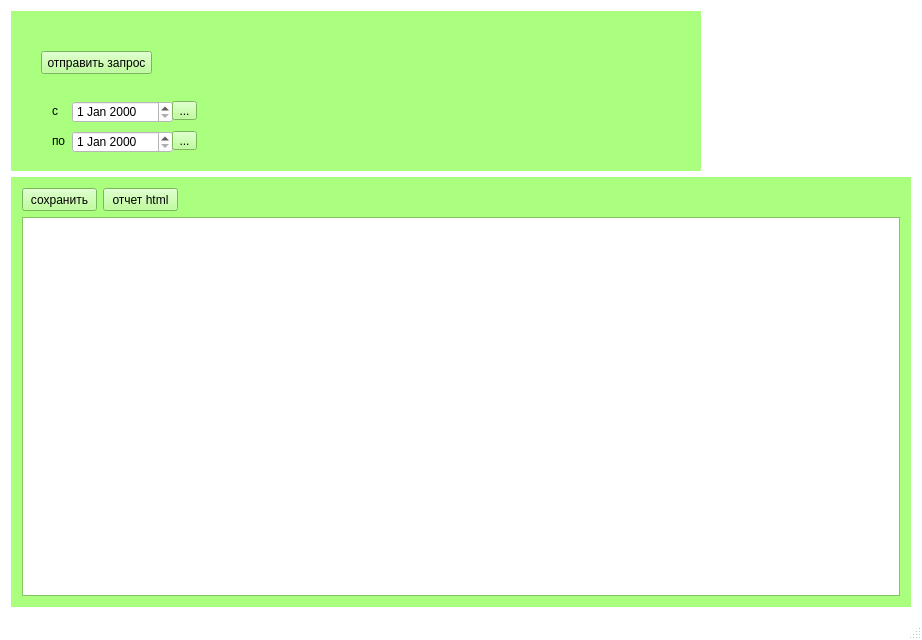
<?xml version="1.0" encoding="UTF-8"?>
<ui version="4.0">
 <class>MainWindow</class>
 <widget class="QMainWindow" name="MainWindow">
  <property name="geometry">
   <rect>
    <x>0</x>
    <y>0</y>
    <width>922</width>
    <height>640</height>
   </rect>
  </property>
  <property name="palette">
   <palette>
    <active>
     <colorrole role="WindowText">
      <brush brushstyle="SolidPattern">
       <color alpha="255">
        <red>0</red>
        <green>0</green>
        <blue>0</blue>
       </color>
      </brush>
     </colorrole>
     <colorrole role="Button">
      <brush brushstyle="SolidPattern">
       <color alpha="255">
        <red>255</red>
        <green>255</green>
        <blue>255</blue>
       </color>
      </brush>
     </colorrole>
     <colorrole role="Light">
      <brush brushstyle="SolidPattern">
       <color alpha="255">
        <red>255</red>
        <green>255</green>
        <blue>255</blue>
       </color>
      </brush>
     </colorrole>
     <colorrole role="Midlight">
      <brush brushstyle="SolidPattern">
       <color alpha="255">
        <red>255</red>
        <green>255</green>
        <blue>255</blue>
       </color>
      </brush>
     </colorrole>
     <colorrole role="Dark">
      <brush brushstyle="SolidPattern">
       <color alpha="255">
        <red>127</red>
        <green>127</green>
        <blue>127</blue>
       </color>
      </brush>
     </colorrole>
     <colorrole role="Mid">
      <brush brushstyle="SolidPattern">
       <color alpha="255">
        <red>170</red>
        <green>170</green>
        <blue>170</blue>
       </color>
      </brush>
     </colorrole>
     <colorrole role="Text">
      <brush brushstyle="SolidPattern">
       <color alpha="255">
        <red>0</red>
        <green>0</green>
        <blue>0</blue>
       </color>
      </brush>
     </colorrole>
     <colorrole role="BrightText">
      <brush brushstyle="SolidPattern">
       <color alpha="255">
        <red>255</red>
        <green>255</green>
        <blue>255</blue>
       </color>
      </brush>
     </colorrole>
     <colorrole role="ButtonText">
      <brush brushstyle="SolidPattern">
       <color alpha="255">
        <red>0</red>
        <green>0</green>
        <blue>0</blue>
       </color>
      </brush>
     </colorrole>
     <colorrole role="Base">
      <brush brushstyle="SolidPattern">
       <color alpha="255">
        <red>255</red>
        <green>255</green>
        <blue>255</blue>
       </color>
      </brush>
     </colorrole>
     <colorrole role="Window">
      <brush brushstyle="SolidPattern">
       <color alpha="255">
        <red>255</red>
        <green>255</green>
        <blue>255</blue>
       </color>
      </brush>
     </colorrole>
     <colorrole role="Shadow">
      <brush brushstyle="SolidPattern">
       <color alpha="255">
        <red>0</red>
        <green>0</green>
        <blue>0</blue>
       </color>
      </brush>
     </colorrole>
     <colorrole role="AlternateBase">
      <brush brushstyle="SolidPattern">
       <color alpha="255">
        <red>255</red>
        <green>255</green>
        <blue>255</blue>
       </color>
      </brush>
     </colorrole>
     <colorrole role="ToolTipBase">
      <brush brushstyle="SolidPattern">
       <color alpha="255">
        <red>255</red>
        <green>255</green>
        <blue>220</blue>
       </color>
      </brush>
     </colorrole>
     <colorrole role="ToolTipText">
      <brush brushstyle="SolidPattern">
       <color alpha="255">
        <red>0</red>
        <green>0</green>
        <blue>0</blue>
       </color>
      </brush>
     </colorrole>
    </active>
    <inactive>
     <colorrole role="WindowText">
      <brush brushstyle="SolidPattern">
       <color alpha="255">
        <red>0</red>
        <green>0</green>
        <blue>0</blue>
       </color>
      </brush>
     </colorrole>
     <colorrole role="Button">
      <brush brushstyle="SolidPattern">
       <color alpha="255">
        <red>255</red>
        <green>255</green>
        <blue>255</blue>
       </color>
      </brush>
     </colorrole>
     <colorrole role="Light">
      <brush brushstyle="SolidPattern">
       <color alpha="255">
        <red>255</red>
        <green>255</green>
        <blue>255</blue>
       </color>
      </brush>
     </colorrole>
     <colorrole role="Midlight">
      <brush brushstyle="SolidPattern">
       <color alpha="255">
        <red>255</red>
        <green>255</green>
        <blue>255</blue>
       </color>
      </brush>
     </colorrole>
     <colorrole role="Dark">
      <brush brushstyle="SolidPattern">
       <color alpha="255">
        <red>127</red>
        <green>127</green>
        <blue>127</blue>
       </color>
      </brush>
     </colorrole>
     <colorrole role="Mid">
      <brush brushstyle="SolidPattern">
       <color alpha="255">
        <red>170</red>
        <green>170</green>
        <blue>170</blue>
       </color>
      </brush>
     </colorrole>
     <colorrole role="Text">
      <brush brushstyle="SolidPattern">
       <color alpha="255">
        <red>0</red>
        <green>0</green>
        <blue>0</blue>
       </color>
      </brush>
     </colorrole>
     <colorrole role="BrightText">
      <brush brushstyle="SolidPattern">
       <color alpha="255">
        <red>255</red>
        <green>255</green>
        <blue>255</blue>
       </color>
      </brush>
     </colorrole>
     <colorrole role="ButtonText">
      <brush brushstyle="SolidPattern">
       <color alpha="255">
        <red>0</red>
        <green>0</green>
        <blue>0</blue>
       </color>
      </brush>
     </colorrole>
     <colorrole role="Base">
      <brush brushstyle="SolidPattern">
       <color alpha="255">
        <red>255</red>
        <green>255</green>
        <blue>255</blue>
       </color>
      </brush>
     </colorrole>
     <colorrole role="Window">
      <brush brushstyle="SolidPattern">
       <color alpha="255">
        <red>255</red>
        <green>255</green>
        <blue>255</blue>
       </color>
      </brush>
     </colorrole>
     <colorrole role="Shadow">
      <brush brushstyle="SolidPattern">
       <color alpha="255">
        <red>0</red>
        <green>0</green>
        <blue>0</blue>
       </color>
      </brush>
     </colorrole>
     <colorrole role="AlternateBase">
      <brush brushstyle="SolidPattern">
       <color alpha="255">
        <red>255</red>
        <green>255</green>
        <blue>255</blue>
       </color>
      </brush>
     </colorrole>
     <colorrole role="ToolTipBase">
      <brush brushstyle="SolidPattern">
       <color alpha="255">
        <red>255</red>
        <green>255</green>
        <blue>220</blue>
       </color>
      </brush>
     </colorrole>
     <colorrole role="ToolTipText">
      <brush brushstyle="SolidPattern">
       <color alpha="255">
        <red>0</red>
        <green>0</green>
        <blue>0</blue>
       </color>
      </brush>
     </colorrole>
    </inactive>
    <disabled>
     <colorrole role="WindowText">
      <brush brushstyle="SolidPattern">
       <color alpha="255">
        <red>127</red>
        <green>127</green>
        <blue>127</blue>
       </color>
      </brush>
     </colorrole>
     <colorrole role="Button">
      <brush brushstyle="SolidPattern">
       <color alpha="255">
        <red>255</red>
        <green>255</green>
        <blue>255</blue>
       </color>
      </brush>
     </colorrole>
     <colorrole role="Light">
      <brush brushstyle="SolidPattern">
       <color alpha="255">
        <red>255</red>
        <green>255</green>
        <blue>255</blue>
       </color>
      </brush>
     </colorrole>
     <colorrole role="Midlight">
      <brush brushstyle="SolidPattern">
       <color alpha="255">
        <red>255</red>
        <green>255</green>
        <blue>255</blue>
       </color>
      </brush>
     </colorrole>
     <colorrole role="Dark">
      <brush brushstyle="SolidPattern">
       <color alpha="255">
        <red>127</red>
        <green>127</green>
        <blue>127</blue>
       </color>
      </brush>
     </colorrole>
     <colorrole role="Mid">
      <brush brushstyle="SolidPattern">
       <color alpha="255">
        <red>170</red>
        <green>170</green>
        <blue>170</blue>
       </color>
      </brush>
     </colorrole>
     <colorrole role="Text">
      <brush brushstyle="SolidPattern">
       <color alpha="255">
        <red>127</red>
        <green>127</green>
        <blue>127</blue>
       </color>
      </brush>
     </colorrole>
     <colorrole role="BrightText">
      <brush brushstyle="SolidPattern">
       <color alpha="255">
        <red>255</red>
        <green>255</green>
        <blue>255</blue>
       </color>
      </brush>
     </colorrole>
     <colorrole role="ButtonText">
      <brush brushstyle="SolidPattern">
       <color alpha="255">
        <red>127</red>
        <green>127</green>
        <blue>127</blue>
       </color>
      </brush>
     </colorrole>
     <colorrole role="Base">
      <brush brushstyle="SolidPattern">
       <color alpha="255">
        <red>255</red>
        <green>255</green>
        <blue>255</blue>
       </color>
      </brush>
     </colorrole>
     <colorrole role="Window">
      <brush brushstyle="SolidPattern">
       <color alpha="255">
        <red>255</red>
        <green>255</green>
        <blue>255</blue>
       </color>
      </brush>
     </colorrole>
     <colorrole role="Shadow">
      <brush brushstyle="SolidPattern">
       <color alpha="255">
        <red>0</red>
        <green>0</green>
        <blue>0</blue>
       </color>
      </brush>
     </colorrole>
     <colorrole role="AlternateBase">
      <brush brushstyle="SolidPattern">
       <color alpha="255">
        <red>255</red>
        <green>255</green>
        <blue>255</blue>
       </color>
      </brush>
     </colorrole>
     <colorrole role="ToolTipBase">
      <brush brushstyle="SolidPattern">
       <color alpha="255">
        <red>255</red>
        <green>255</green>
        <blue>220</blue>
       </color>
      </brush>
     </colorrole>
     <colorrole role="ToolTipText">
      <brush brushstyle="SolidPattern">
       <color alpha="255">
        <red>0</red>
        <green>0</green>
        <blue>0</blue>
       </color>
      </brush>
     </colorrole>
    </disabled>
   </palette>
  </property>
  <property name="windowTitle">
   <string>MainWindow</string>
  </property>
  <widget class="QWidget" name="centralWidget">
   <layout class="QGridLayout" name="gridLayout">
    <item row="0" column="0">
     <widget class="QWidget" name="widget" native="true">
      <property name="minimumSize">
       <size>
        <width>690</width>
        <height>160</height>
       </size>
      </property>
      <property name="maximumSize">
       <size>
        <width>690</width>
        <height>160</height>
       </size>
      </property>
      <property name="palette">
       <palette>
        <active>
         <colorrole role="WindowText">
          <brush brushstyle="SolidPattern">
           <color alpha="255">
            <red>0</red>
            <green>0</green>
            <blue>0</blue>
           </color>
          </brush>
         </colorrole>
         <colorrole role="Button">
          <brush brushstyle="SolidPattern">
           <color alpha="255">
            <red>170</red>
            <green>255</green>
            <blue>127</blue>
           </color>
          </brush>
         </colorrole>
         <colorrole role="Light">
          <brush brushstyle="SolidPattern">
           <color alpha="255">
            <red>255</red>
            <green>255</green>
            <blue>255</blue>
           </color>
          </brush>
         </colorrole>
         <colorrole role="Midlight">
          <brush brushstyle="SolidPattern">
           <color alpha="255">
            <red>212</red>
            <green>255</green>
            <blue>191</blue>
           </color>
          </brush>
         </colorrole>
         <colorrole role="Dark">
          <brush brushstyle="SolidPattern">
           <color alpha="255">
            <red>85</red>
            <green>127</green>
            <blue>63</blue>
           </color>
          </brush>
         </colorrole>
         <colorrole role="Mid">
          <brush brushstyle="SolidPattern">
           <color alpha="255">
            <red>113</red>
            <green>170</green>
            <blue>84</blue>
           </color>
          </brush>
         </colorrole>
         <colorrole role="Text">
          <brush brushstyle="SolidPattern">
           <color alpha="255">
            <red>0</red>
            <green>0</green>
            <blue>0</blue>
           </color>
          </brush>
         </colorrole>
         <colorrole role="BrightText">
          <brush brushstyle="SolidPattern">
           <color alpha="255">
            <red>255</red>
            <green>255</green>
            <blue>255</blue>
           </color>
          </brush>
         </colorrole>
         <colorrole role="ButtonText">
          <brush brushstyle="SolidPattern">
           <color alpha="255">
            <red>0</red>
            <green>0</green>
            <blue>0</blue>
           </color>
          </brush>
         </colorrole>
         <colorrole role="Base">
          <brush brushstyle="SolidPattern">
           <color alpha="255">
            <red>255</red>
            <green>255</green>
            <blue>255</blue>
           </color>
          </brush>
         </colorrole>
         <colorrole role="Window">
          <brush brushstyle="SolidPattern">
           <color alpha="255">
            <red>170</red>
            <green>255</green>
            <blue>127</blue>
           </color>
          </brush>
         </colorrole>
         <colorrole role="Shadow">
          <brush brushstyle="SolidPattern">
           <color alpha="255">
            <red>0</red>
            <green>0</green>
            <blue>0</blue>
           </color>
          </brush>
         </colorrole>
         <colorrole role="AlternateBase">
          <brush brushstyle="SolidPattern">
           <color alpha="255">
            <red>212</red>
            <green>255</green>
            <blue>191</blue>
           </color>
          </brush>
         </colorrole>
         <colorrole role="ToolTipBase">
          <brush brushstyle="SolidPattern">
           <color alpha="255">
            <red>255</red>
            <green>255</green>
            <blue>220</blue>
           </color>
          </brush>
         </colorrole>
         <colorrole role="ToolTipText">
          <brush brushstyle="SolidPattern">
           <color alpha="255">
            <red>0</red>
            <green>0</green>
            <blue>0</blue>
           </color>
          </brush>
         </colorrole>
        </active>
        <inactive>
         <colorrole role="WindowText">
          <brush brushstyle="SolidPattern">
           <color alpha="255">
            <red>0</red>
            <green>0</green>
            <blue>0</blue>
           </color>
          </brush>
         </colorrole>
         <colorrole role="Button">
          <brush brushstyle="SolidPattern">
           <color alpha="255">
            <red>170</red>
            <green>255</green>
            <blue>127</blue>
           </color>
          </brush>
         </colorrole>
         <colorrole role="Light">
          <brush brushstyle="SolidPattern">
           <color alpha="255">
            <red>255</red>
            <green>255</green>
            <blue>255</blue>
           </color>
          </brush>
         </colorrole>
         <colorrole role="Midlight">
          <brush brushstyle="SolidPattern">
           <color alpha="255">
            <red>212</red>
            <green>255</green>
            <blue>191</blue>
           </color>
          </brush>
         </colorrole>
         <colorrole role="Dark">
          <brush brushstyle="SolidPattern">
           <color alpha="255">
            <red>85</red>
            <green>127</green>
            <blue>63</blue>
           </color>
          </brush>
         </colorrole>
         <colorrole role="Mid">
          <brush brushstyle="SolidPattern">
           <color alpha="255">
            <red>113</red>
            <green>170</green>
            <blue>84</blue>
           </color>
          </brush>
         </colorrole>
         <colorrole role="Text">
          <brush brushstyle="SolidPattern">
           <color alpha="255">
            <red>0</red>
            <green>0</green>
            <blue>0</blue>
           </color>
          </brush>
         </colorrole>
         <colorrole role="BrightText">
          <brush brushstyle="SolidPattern">
           <color alpha="255">
            <red>255</red>
            <green>255</green>
            <blue>255</blue>
           </color>
          </brush>
         </colorrole>
         <colorrole role="ButtonText">
          <brush brushstyle="SolidPattern">
           <color alpha="255">
            <red>0</red>
            <green>0</green>
            <blue>0</blue>
           </color>
          </brush>
         </colorrole>
         <colorrole role="Base">
          <brush brushstyle="SolidPattern">
           <color alpha="255">
            <red>255</red>
            <green>255</green>
            <blue>255</blue>
           </color>
          </brush>
         </colorrole>
         <colorrole role="Window">
          <brush brushstyle="SolidPattern">
           <color alpha="255">
            <red>170</red>
            <green>255</green>
            <blue>127</blue>
           </color>
          </brush>
         </colorrole>
         <colorrole role="Shadow">
          <brush brushstyle="SolidPattern">
           <color alpha="255">
            <red>0</red>
            <green>0</green>
            <blue>0</blue>
           </color>
          </brush>
         </colorrole>
         <colorrole role="AlternateBase">
          <brush brushstyle="SolidPattern">
           <color alpha="255">
            <red>212</red>
            <green>255</green>
            <blue>191</blue>
           </color>
          </brush>
         </colorrole>
         <colorrole role="ToolTipBase">
          <brush brushstyle="SolidPattern">
           <color alpha="255">
            <red>255</red>
            <green>255</green>
            <blue>220</blue>
           </color>
          </brush>
         </colorrole>
         <colorrole role="ToolTipText">
          <brush brushstyle="SolidPattern">
           <color alpha="255">
            <red>0</red>
            <green>0</green>
            <blue>0</blue>
           </color>
          </brush>
         </colorrole>
        </inactive>
        <disabled>
         <colorrole role="WindowText">
          <brush brushstyle="SolidPattern">
           <color alpha="255">
            <red>85</red>
            <green>127</green>
            <blue>63</blue>
           </color>
          </brush>
         </colorrole>
         <colorrole role="Button">
          <brush brushstyle="SolidPattern">
           <color alpha="255">
            <red>170</red>
            <green>255</green>
            <blue>127</blue>
           </color>
          </brush>
         </colorrole>
         <colorrole role="Light">
          <brush brushstyle="SolidPattern">
           <color alpha="255">
            <red>255</red>
            <green>255</green>
            <blue>255</blue>
           </color>
          </brush>
         </colorrole>
         <colorrole role="Midlight">
          <brush brushstyle="SolidPattern">
           <color alpha="255">
            <red>212</red>
            <green>255</green>
            <blue>191</blue>
           </color>
          </brush>
         </colorrole>
         <colorrole role="Dark">
          <brush brushstyle="SolidPattern">
           <color alpha="255">
            <red>85</red>
            <green>127</green>
            <blue>63</blue>
           </color>
          </brush>
         </colorrole>
         <colorrole role="Mid">
          <brush brushstyle="SolidPattern">
           <color alpha="255">
            <red>113</red>
            <green>170</green>
            <blue>84</blue>
           </color>
          </brush>
         </colorrole>
         <colorrole role="Text">
          <brush brushstyle="SolidPattern">
           <color alpha="255">
            <red>85</red>
            <green>127</green>
            <blue>63</blue>
           </color>
          </brush>
         </colorrole>
         <colorrole role="BrightText">
          <brush brushstyle="SolidPattern">
           <color alpha="255">
            <red>255</red>
            <green>255</green>
            <blue>255</blue>
           </color>
          </brush>
         </colorrole>
         <colorrole role="ButtonText">
          <brush brushstyle="SolidPattern">
           <color alpha="255">
            <red>85</red>
            <green>127</green>
            <blue>63</blue>
           </color>
          </brush>
         </colorrole>
         <colorrole role="Base">
          <brush brushstyle="SolidPattern">
           <color alpha="255">
            <red>170</red>
            <green>255</green>
            <blue>127</blue>
           </color>
          </brush>
         </colorrole>
         <colorrole role="Window">
          <brush brushstyle="SolidPattern">
           <color alpha="255">
            <red>170</red>
            <green>255</green>
            <blue>127</blue>
           </color>
          </brush>
         </colorrole>
         <colorrole role="Shadow">
          <brush brushstyle="SolidPattern">
           <color alpha="255">
            <red>0</red>
            <green>0</green>
            <blue>0</blue>
           </color>
          </brush>
         </colorrole>
         <colorrole role="AlternateBase">
          <brush brushstyle="SolidPattern">
           <color alpha="255">
            <red>170</red>
            <green>255</green>
            <blue>127</blue>
           </color>
          </brush>
         </colorrole>
         <colorrole role="ToolTipBase">
          <brush brushstyle="SolidPattern">
           <color alpha="255">
            <red>255</red>
            <green>255</green>
            <blue>220</blue>
           </color>
          </brush>
         </colorrole>
         <colorrole role="ToolTipText">
          <brush brushstyle="SolidPattern">
           <color alpha="255">
            <red>0</red>
            <green>0</green>
            <blue>0</blue>
           </color>
          </brush>
         </colorrole>
        </disabled>
       </palette>
      </property>
      <property name="autoFillBackground">
       <bool>true</bool>
      </property>
      <property name="styleSheet">
       <string notr="true"/>
      </property>
      <widget class="QPushButton" name="pushButton">
       <property name="geometry">
        <rect>
         <x>30</x>
         <y>40</y>
         <width>111</width>
         <height>23</height>
        </rect>
       </property>
       <property name="autoFillBackground">
        <bool>false</bool>
       </property>
       <property name="text">
        <string>отправить запрос</string>
       </property>
      </widget>
      <widget class="QDateEdit" name="tmBegin">
       <property name="geometry">
        <rect>
         <x>61</x>
         <y>90</y>
         <width>101</width>
         <height>22</height>
        </rect>
       </property>
       <property name="styleSheet">
        <string notr="true">background-color:rgb(255, 255, 255)</string>
       </property>
      </widget>
      <widget class="QDateEdit" name="tmEnd">
       <property name="geometry">
        <rect>
         <x>61</x>
         <y>120</y>
         <width>101</width>
         <height>22</height>
        </rect>
       </property>
       <property name="styleSheet">
        <string notr="true">background-color:rgb(255, 255, 255)</string>
       </property>
      </widget>
      <widget class="QLabel" name="label">
       <property name="geometry">
        <rect>
         <x>41</x>
         <y>90</y>
         <width>20</width>
         <height>20</height>
        </rect>
       </property>
       <property name="text">
        <string>с</string>
       </property>
      </widget>
      <widget class="QLabel" name="label_2">
       <property name="geometry">
        <rect>
         <x>41</x>
         <y>120</y>
         <width>21</width>
         <height>20</height>
        </rect>
       </property>
       <property name="text">
        <string>по</string>
       </property>
      </widget>
      <widget class="QToolButton" name="toolButton">
       <property name="geometry">
        <rect>
         <x>161</x>
         <y>90</y>
         <width>25</width>
         <height>19</height>
        </rect>
       </property>
       <property name="text">
        <string>...</string>
       </property>
      </widget>
      <widget class="QToolButton" name="toolButton_2">
       <property name="geometry">
        <rect>
         <x>161</x>
         <y>120</y>
         <width>25</width>
         <height>19</height>
        </rect>
       </property>
       <property name="text">
        <string>...</string>
       </property>
      </widget>
     </widget>
    </item>
    <item row="0" column="1">
     <widget class="QWidget" name="widget_3" native="true"/>
    </item>
    <item row="1" column="0" colspan="2">
     <widget class="QWidget" name="widget_2" native="true">
      <property name="palette">
       <palette>
        <active>
         <colorrole role="WindowText">
          <brush brushstyle="SolidPattern">
           <color alpha="255">
            <red>0</red>
            <green>0</green>
            <blue>0</blue>
           </color>
          </brush>
         </colorrole>
         <colorrole role="Button">
          <brush brushstyle="SolidPattern">
           <color alpha="255">
            <red>170</red>
            <green>255</green>
            <blue>127</blue>
           </color>
          </brush>
         </colorrole>
         <colorrole role="Light">
          <brush brushstyle="SolidPattern">
           <color alpha="255">
            <red>255</red>
            <green>255</green>
            <blue>255</blue>
           </color>
          </brush>
         </colorrole>
         <colorrole role="Midlight">
          <brush brushstyle="SolidPattern">
           <color alpha="255">
            <red>212</red>
            <green>255</green>
            <blue>191</blue>
           </color>
          </brush>
         </colorrole>
         <colorrole role="Dark">
          <brush brushstyle="SolidPattern">
           <color alpha="255">
            <red>85</red>
            <green>127</green>
            <blue>63</blue>
           </color>
          </brush>
         </colorrole>
         <colorrole role="Mid">
          <brush brushstyle="SolidPattern">
           <color alpha="255">
            <red>113</red>
            <green>170</green>
            <blue>84</blue>
           </color>
          </brush>
         </colorrole>
         <colorrole role="Text">
          <brush brushstyle="SolidPattern">
           <color alpha="255">
            <red>0</red>
            <green>0</green>
            <blue>0</blue>
           </color>
          </brush>
         </colorrole>
         <colorrole role="BrightText">
          <brush brushstyle="SolidPattern">
           <color alpha="255">
            <red>255</red>
            <green>255</green>
            <blue>255</blue>
           </color>
          </brush>
         </colorrole>
         <colorrole role="ButtonText">
          <brush brushstyle="SolidPattern">
           <color alpha="255">
            <red>0</red>
            <green>0</green>
            <blue>0</blue>
           </color>
          </brush>
         </colorrole>
         <colorrole role="Base">
          <brush brushstyle="SolidPattern">
           <color alpha="255">
            <red>255</red>
            <green>255</green>
            <blue>255</blue>
           </color>
          </brush>
         </colorrole>
         <colorrole role="Window">
          <brush brushstyle="SolidPattern">
           <color alpha="255">
            <red>170</red>
            <green>255</green>
            <blue>127</blue>
           </color>
          </brush>
         </colorrole>
         <colorrole role="Shadow">
          <brush brushstyle="SolidPattern">
           <color alpha="255">
            <red>0</red>
            <green>0</green>
            <blue>0</blue>
           </color>
          </brush>
         </colorrole>
         <colorrole role="AlternateBase">
          <brush brushstyle="SolidPattern">
           <color alpha="255">
            <red>212</red>
            <green>255</green>
            <blue>191</blue>
           </color>
          </brush>
         </colorrole>
         <colorrole role="ToolTipBase">
          <brush brushstyle="SolidPattern">
           <color alpha="255">
            <red>255</red>
            <green>255</green>
            <blue>220</blue>
           </color>
          </brush>
         </colorrole>
         <colorrole role="ToolTipText">
          <brush brushstyle="SolidPattern">
           <color alpha="255">
            <red>0</red>
            <green>0</green>
            <blue>0</blue>
           </color>
          </brush>
         </colorrole>
        </active>
        <inactive>
         <colorrole role="WindowText">
          <brush brushstyle="SolidPattern">
           <color alpha="255">
            <red>0</red>
            <green>0</green>
            <blue>0</blue>
           </color>
          </brush>
         </colorrole>
         <colorrole role="Button">
          <brush brushstyle="SolidPattern">
           <color alpha="255">
            <red>170</red>
            <green>255</green>
            <blue>127</blue>
           </color>
          </brush>
         </colorrole>
         <colorrole role="Light">
          <brush brushstyle="SolidPattern">
           <color alpha="255">
            <red>255</red>
            <green>255</green>
            <blue>255</blue>
           </color>
          </brush>
         </colorrole>
         <colorrole role="Midlight">
          <brush brushstyle="SolidPattern">
           <color alpha="255">
            <red>212</red>
            <green>255</green>
            <blue>191</blue>
           </color>
          </brush>
         </colorrole>
         <colorrole role="Dark">
          <brush brushstyle="SolidPattern">
           <color alpha="255">
            <red>85</red>
            <green>127</green>
            <blue>63</blue>
           </color>
          </brush>
         </colorrole>
         <colorrole role="Mid">
          <brush brushstyle="SolidPattern">
           <color alpha="255">
            <red>113</red>
            <green>170</green>
            <blue>84</blue>
           </color>
          </brush>
         </colorrole>
         <colorrole role="Text">
          <brush brushstyle="SolidPattern">
           <color alpha="255">
            <red>0</red>
            <green>0</green>
            <blue>0</blue>
           </color>
          </brush>
         </colorrole>
         <colorrole role="BrightText">
          <brush brushstyle="SolidPattern">
           <color alpha="255">
            <red>255</red>
            <green>255</green>
            <blue>255</blue>
           </color>
          </brush>
         </colorrole>
         <colorrole role="ButtonText">
          <brush brushstyle="SolidPattern">
           <color alpha="255">
            <red>0</red>
            <green>0</green>
            <blue>0</blue>
           </color>
          </brush>
         </colorrole>
         <colorrole role="Base">
          <brush brushstyle="SolidPattern">
           <color alpha="255">
            <red>255</red>
            <green>255</green>
            <blue>255</blue>
           </color>
          </brush>
         </colorrole>
         <colorrole role="Window">
          <brush brushstyle="SolidPattern">
           <color alpha="255">
            <red>170</red>
            <green>255</green>
            <blue>127</blue>
           </color>
          </brush>
         </colorrole>
         <colorrole role="Shadow">
          <brush brushstyle="SolidPattern">
           <color alpha="255">
            <red>0</red>
            <green>0</green>
            <blue>0</blue>
           </color>
          </brush>
         </colorrole>
         <colorrole role="AlternateBase">
          <brush brushstyle="SolidPattern">
           <color alpha="255">
            <red>212</red>
            <green>255</green>
            <blue>191</blue>
           </color>
          </brush>
         </colorrole>
         <colorrole role="ToolTipBase">
          <brush brushstyle="SolidPattern">
           <color alpha="255">
            <red>255</red>
            <green>255</green>
            <blue>220</blue>
           </color>
          </brush>
         </colorrole>
         <colorrole role="ToolTipText">
          <brush brushstyle="SolidPattern">
           <color alpha="255">
            <red>0</red>
            <green>0</green>
            <blue>0</blue>
           </color>
          </brush>
         </colorrole>
        </inactive>
        <disabled>
         <colorrole role="WindowText">
          <brush brushstyle="SolidPattern">
           <color alpha="255">
            <red>85</red>
            <green>127</green>
            <blue>63</blue>
           </color>
          </brush>
         </colorrole>
         <colorrole role="Button">
          <brush brushstyle="SolidPattern">
           <color alpha="255">
            <red>170</red>
            <green>255</green>
            <blue>127</blue>
           </color>
          </brush>
         </colorrole>
         <colorrole role="Light">
          <brush brushstyle="SolidPattern">
           <color alpha="255">
            <red>255</red>
            <green>255</green>
            <blue>255</blue>
           </color>
          </brush>
         </colorrole>
         <colorrole role="Midlight">
          <brush brushstyle="SolidPattern">
           <color alpha="255">
            <red>212</red>
            <green>255</green>
            <blue>191</blue>
           </color>
          </brush>
         </colorrole>
         <colorrole role="Dark">
          <brush brushstyle="SolidPattern">
           <color alpha="255">
            <red>85</red>
            <green>127</green>
            <blue>63</blue>
           </color>
          </brush>
         </colorrole>
         <colorrole role="Mid">
          <brush brushstyle="SolidPattern">
           <color alpha="255">
            <red>113</red>
            <green>170</green>
            <blue>84</blue>
           </color>
          </brush>
         </colorrole>
         <colorrole role="Text">
          <brush brushstyle="SolidPattern">
           <color alpha="255">
            <red>85</red>
            <green>127</green>
            <blue>63</blue>
           </color>
          </brush>
         </colorrole>
         <colorrole role="BrightText">
          <brush brushstyle="SolidPattern">
           <color alpha="255">
            <red>255</red>
            <green>255</green>
            <blue>255</blue>
           </color>
          </brush>
         </colorrole>
         <colorrole role="ButtonText">
          <brush brushstyle="SolidPattern">
           <color alpha="255">
            <red>85</red>
            <green>127</green>
            <blue>63</blue>
           </color>
          </brush>
         </colorrole>
         <colorrole role="Base">
          <brush brushstyle="SolidPattern">
           <color alpha="255">
            <red>170</red>
            <green>255</green>
            <blue>127</blue>
           </color>
          </brush>
         </colorrole>
         <colorrole role="Window">
          <brush brushstyle="SolidPattern">
           <color alpha="255">
            <red>170</red>
            <green>255</green>
            <blue>127</blue>
           </color>
          </brush>
         </colorrole>
         <colorrole role="Shadow">
          <brush brushstyle="SolidPattern">
           <color alpha="255">
            <red>0</red>
            <green>0</green>
            <blue>0</blue>
           </color>
          </brush>
         </colorrole>
         <colorrole role="AlternateBase">
          <brush brushstyle="SolidPattern">
           <color alpha="255">
            <red>170</red>
            <green>255</green>
            <blue>127</blue>
           </color>
          </brush>
         </colorrole>
         <colorrole role="ToolTipBase">
          <brush brushstyle="SolidPattern">
           <color alpha="255">
            <red>255</red>
            <green>255</green>
            <blue>220</blue>
           </color>
          </brush>
         </colorrole>
         <colorrole role="ToolTipText">
          <brush brushstyle="SolidPattern">
           <color alpha="255">
            <red>0</red>
            <green>0</green>
            <blue>0</blue>
           </color>
          </brush>
         </colorrole>
        </disabled>
       </palette>
      </property>
      <property name="autoFillBackground">
       <bool>true</bool>
      </property>
      <layout class="QGridLayout" name="gridLayout_2">
       <item row="2" column="0" colspan="3">
        <widget class="QTableWidget" name="tableWidget"/>
       </item>
       <item row="0" column="0">
        <widget class="QPushButton" name="pushButton_2">
         <property name="minimumSize">
          <size>
           <width>75</width>
           <height>23</height>
          </size>
         </property>
         <property name="maximumSize">
          <size>
           <width>75</width>
           <height>23</height>
          </size>
         </property>
         <property name="text">
          <string>сохранить</string>
         </property>
        </widget>
       </item>
       <item row="0" column="1">
        <widget class="QPushButton" name="pushButton_3">
         <property name="maximumSize">
          <size>
           <width>75</width>
           <height>23</height>
          </size>
         </property>
         <property name="text">
          <string>отчет html</string>
         </property>
        </widget>
       </item>
      </layout>
     </widget>
    </item>
   </layout>
  </widget>
  <widget class="QStatusBar" name="statusBar"/>
 </widget>
 <layoutdefault spacing="6" margin="11"/>
 <resources/>
 <connections/>
</ui>
